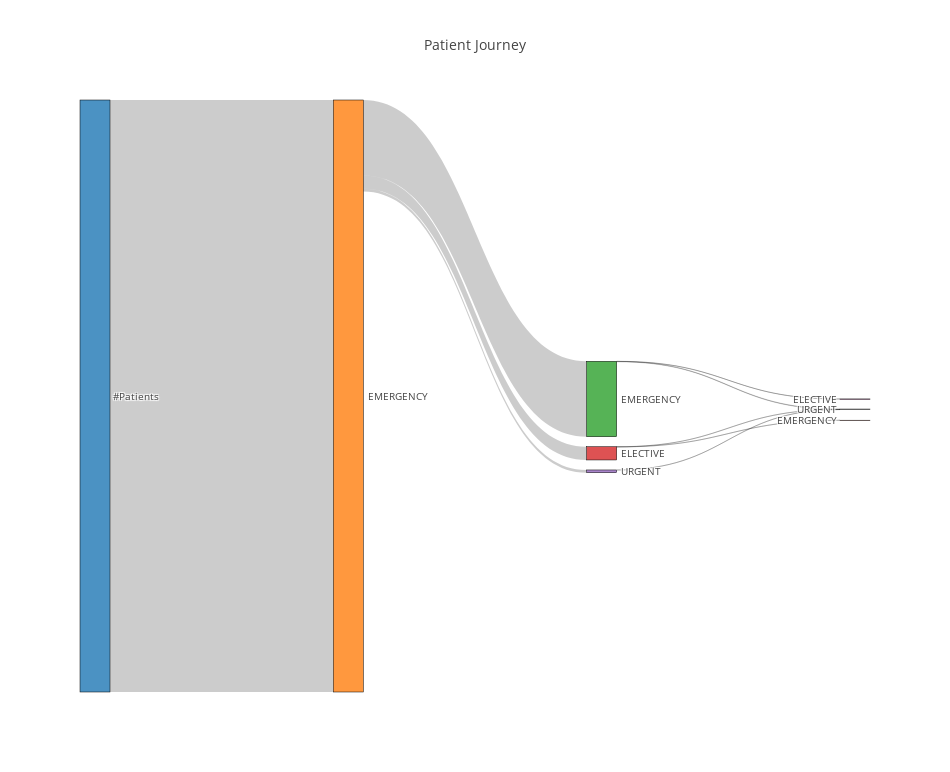
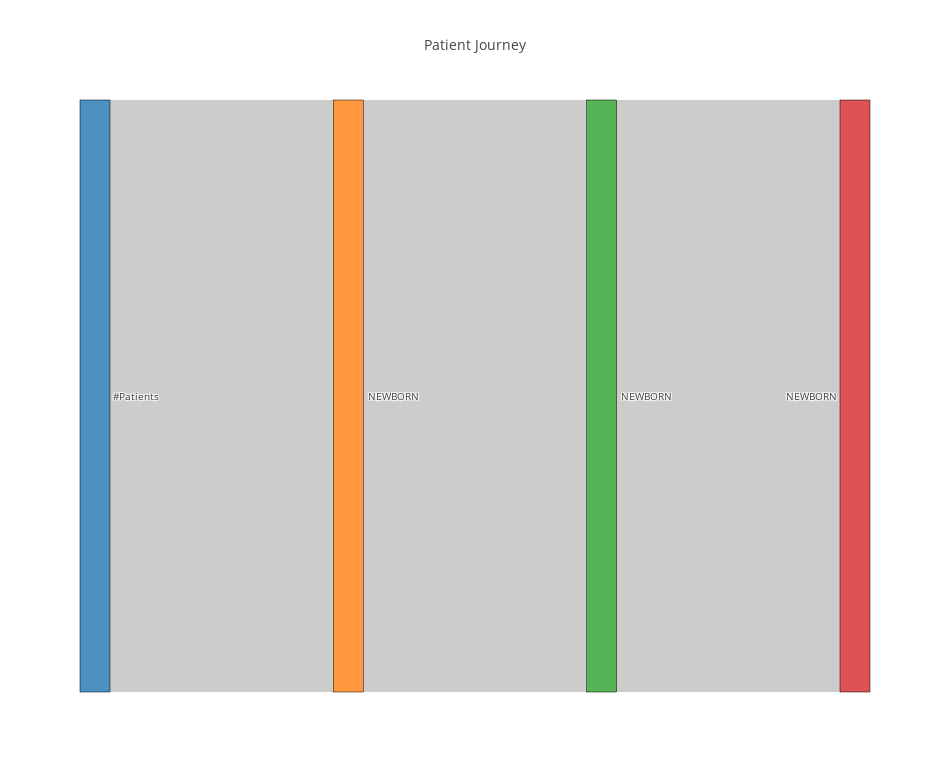
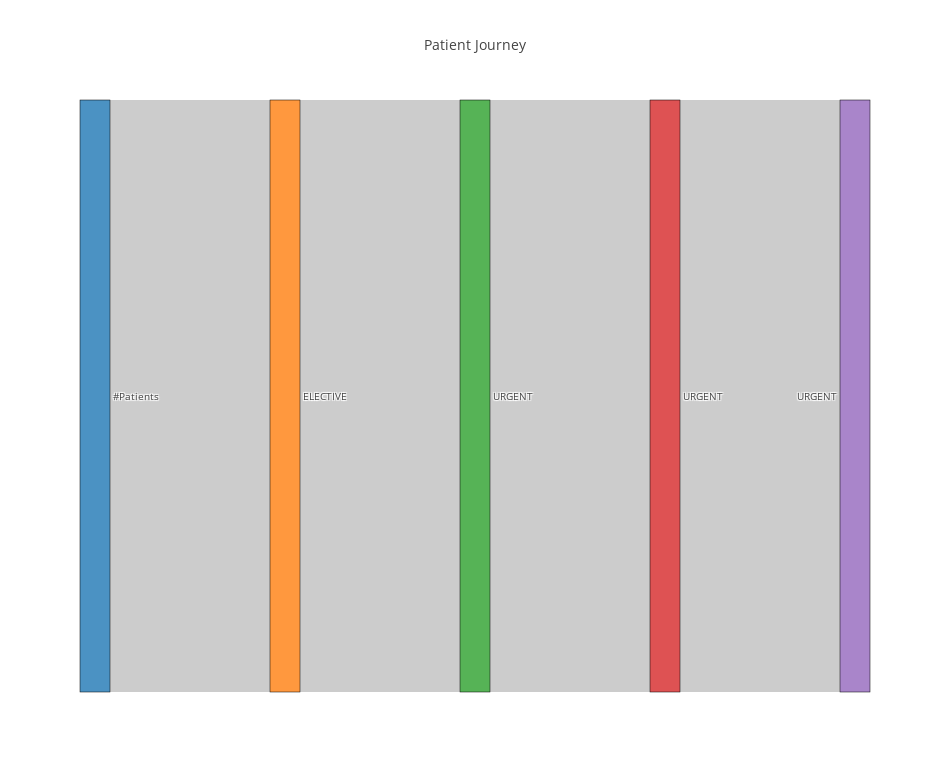
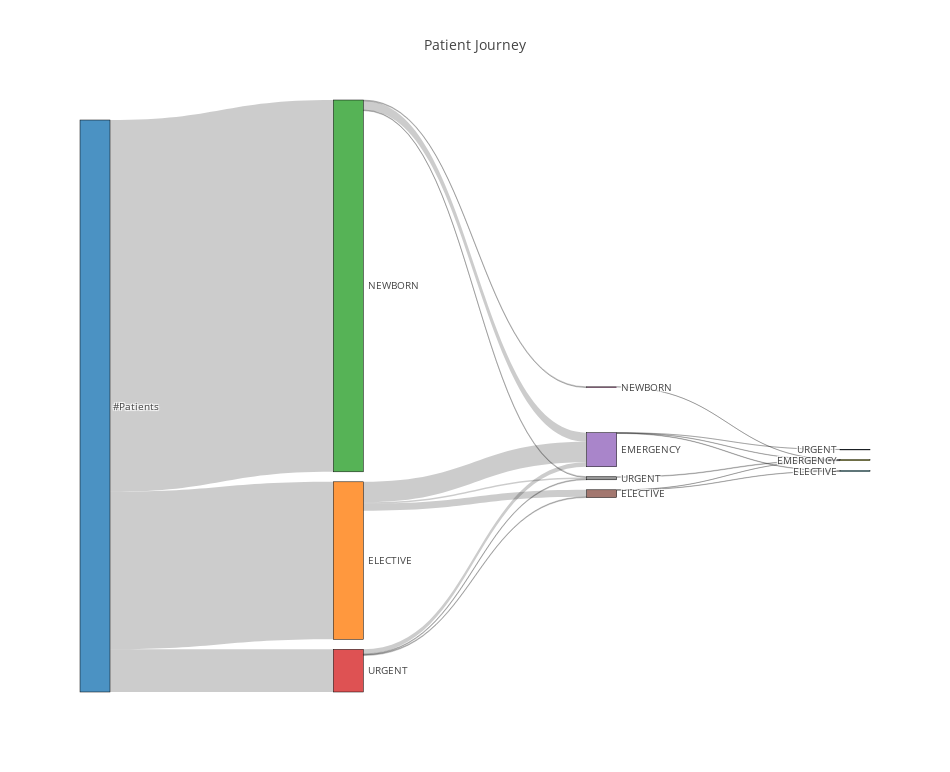

These figures' notebook cell, in order:
### Code cell
#generating labals        
path_range = range(0,4)
labelsDic = {}
for l in path_range: 
    for ind, adm in enumerate(adm_type):
        labelsDic[l*len(adm_type)+ind+1] = adm

        
pat_clusters = pd.concat([pid,clusters.label],axis=1)

for c in range(n_clusters):
    pat_per_cluster = pat_clusters[pat_clusters.label==c].pid.tolist()
    pat_per_cluster_str = "','".join(str(x) for x in pat_per_cluster)
    pat_per_cluster_str = "['" + pat_per_cluster_str + "']"

    #list of admission types
    adm_type = ['EMERGENCY','ELECTIVE','NEWBORN','URGENT']
    path_range = range(0,4) #path range from 1 to 4
    p_df = pd.DataFrame(columns=['count','source','target'])
    for l in path_range: 
        if(l == 0):
            for indx1,adm1 in enumerate(adm_type):
                p = "MATCH (n:Patient)-[:Hospital*1]->(act1:Activity) WHERE act1.admit_type='"\
                        + adm1 +"' AND n.pid IN "+ pat_per_cluster_str +" RETURN \
                        count(n) as count,0 as source, "+ str(indx1+l*4+1) +" as target"
                graphData = graph.data(p) 
                #         print(p)
                if(len(graphData)>0):
                    p_df = pd.concat([p_df,pd.DataFrame(graphData)],axis=0)
                else:
                    temp_data = [{'count':0,'source':0,'target': indx1+l*4+1}]
                    p_df = pd.concat([p_df,pd.DataFrame(temp_data)],axis=0)
        else:
            for indx1,adm1 in enumerate(adm_type):
                for indx2, adm2 in enumerate(adm_type):
                    p = "MATCH (n:Patient)-[:Hospital*"+str(l)+"]->(act1:Activity)-[:Hospital]->(act2) WHERE act1.admit_type='"\
                            + adm1 +"' AND act2.admit_type='" + adm2 +"' AND n.pid IN "+ pat_per_cluster_str +" RETURN \
                            count(n) as count," + str(indx1+(l-1)*4+1) +" as source, "+str(indx2+l*4+1) +" as target"

                    graphData = graph.data(p) 
                #         print(p)
                    if(len(graphData)>0):
                        p_df = pd.concat([p_df,pd.DataFrame(graphData)],axis=0)
                    else:
                        temp_data = [{'count':0,'source':indx1+(l-1)*4+1 ,'target': indx2+(l)*4+1}]
                        p_df = pd.concat([p_df,pd.DataFrame(temp_data)],axis=0)
    p_df = p_df.fillna(0)
    p_df = p_df[p_df['count']>0]
    
    labelList = sorted(p_df.target.unique())
    labels = ['#Patients']
    for indx, label in enumerate(labelList):
        labels.append(labelsDic[label])
        p_df.loc[p_df['source'] == label, 'source'] = indx + 1
        p_df.loc[p_df['target'] == label, 'target'] = indx + 1
    p_df = p_df.reset_index()
#     print(p_df)
#     p_df.loc[range(0,len(labels)),'labels'] = labels
     
    #plot sankey diagram for each cluster
    data_trace = dict(
        type='sankey',
        domain = dict(
          x =  [0,1],
          y =  [0,1]
        ),
        orientation = "h",
        valueformat = ".0f",
        node = dict(
          pad = 10,
          thickness = 30,
          line = dict(
            color = "black",
            width = 0.5
          ),
          label =  labels,
    #       color = refugee_df['Color']
        ),
        link = dict(
          source = p_df['source'].dropna(axis=0, how='any'),
          target = p_df['target'].dropna(axis=0, how='any'),
          value = p_df['count'].dropna(axis=0, how='any'),
      )
    )

    layout =  dict(
        title = "Patient Journey",
        height = 772,
        width = 950,
        font = dict(
          size = 10
        ),    
    )


    fig = dict(data=[data_trace], layout=layout)
    iplot(fig, validate=False)
    p_df.drop(p_df.index, inplace=True)
    
#     plot(fig, filename = 'cluster_'+str(c)+'.html', output_type='file',show_link=False,
#                                       auto_open=False,include_plotlyjs=True)

### Figure 1 — Plotly figure (JSON) as saved in the notebook; plotly's stock layout.template omitted (floating-point values rounded to 4 significant figures)
{"data": [{"domain": {"x": [0, 1], "y": [0, 1]}, "link": {"source": [0, 1, 1, 1, 2, 2, 3, 3, 4], "target": [1, 2, 3, 4, 6, 7, 5, 7, 7], "value": [5328, 679, 119, 25, 1, 3, 1, 1, 1]}, "node": {"label": ["#Patients", "EMERGENCY", "EMERGENCY", "ELECTIVE", "URGENT", "EMERGENCY", "ELECTIVE", "URGENT"], "line": {"color": "black", "width": 0.5}, "pad": 10, "thickness": 30}, "orientation": "h", "type": "sankey", "valueformat": ".0f"}], "layout": {"font": {"size": 10}, "height": 772, "title": "Patient Journey", "width": 950}}

### Figure 2 — Plotly figure (JSON) as saved in the notebook; plotly's stock layout.template omitted (floating-point values rounded to 4 significant figures)
{"data": [{"domain": {"x": [0, 1], "y": [0, 1]}, "link": {"source": [0, 1, 2], "target": [1, 2, 3], "value": [1, 1, 1]}, "node": {"label": ["#Patients", "NEWBORN", "NEWBORN", "NEWBORN"], "line": {"color": "black", "width": 0.5}, "pad": 10, "thickness": 30}, "orientation": "h", "type": "sankey", "valueformat": ".0f"}], "layout": {"font": {"size": 10}, "height": 772, "title": "Patient Journey", "width": 950}}

### Figure 3 — Plotly figure (JSON) as saved in the notebook; plotly's stock layout.template omitted (floating-point values rounded to 4 significant figures)
{"data": [{"domain": {"x": [0, 1], "y": [0, 1]}, "link": {"source": [0, 1, 2, 3], "target": [1, 2, 3, 4], "value": [1, 1, 1, 1]}, "node": {"label": ["#Patients", "ELECTIVE", "URGENT", "URGENT", "URGENT"], "line": {"color": "black", "width": 0.5}, "pad": 10, "thickness": 30}, "orientation": "h", "type": "sankey", "valueformat": ".0f"}], "layout": {"font": {"size": 10}, "height": 772, "title": "Patient Journey", "width": 950}}

### Figure 4 — Plotly figure (JSON) as saved in the notebook; plotly's stock layout.template omitted (floating-point values rounded to 4 significant figures)
{"data": [{"domain": {"x": [0, 1], "y": [0, 1]}, "link": {"source": [0, 0, 0, 1, 1, 1, 2, 2, 2, 3, 3, 3, 4, 4, 4, 5, 5, 6, 7], "target": [1, 2, 3, 4, 5, 7, 4, 6, 7, 4, 5, 7, 8, 9, 10, 8, 9, 8, 8], "value": [1141, 2693, 309, 148, 50, 11, 66, 6, 5, 33, 6, 6, 2, 3, 1, 1, 2, 1, 4]}, "node": {"label": ["#Patients", "ELECTIVE", "NEWBORN", "URGENT", "EMERGENCY", "ELECTIVE", "NEWBORN", "URGENT", "EMERGENCY", "ELECTIVE", "URGENT"], "line": {"color": "black", "width": 0.5}, "pad": 10, "thickness": 30}, "orientation": "h", "type": "sankey", "valueformat": ".0f"}], "layout": {"font": {"size": 10}, "height": 772, "title": "Patient Journey", "width": 950}}
